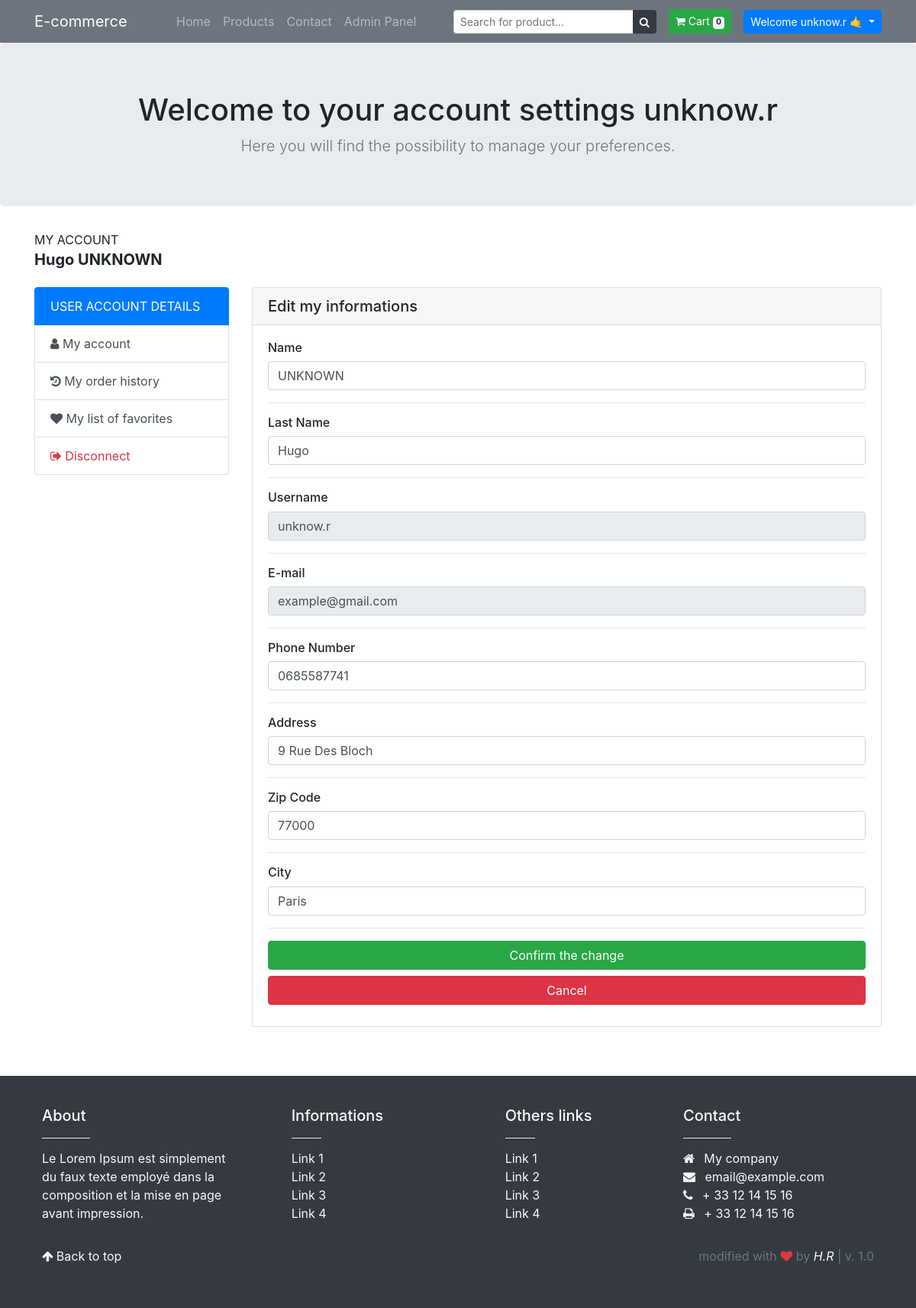
Page /index.php?controller=Utilisateur&action=showEditUser (signed in) on the committed database.
### tables this page shows
CREATE TABLE IF NOT EXISTS `utilisateur` (
  `idUtilisateur` int(11) NOT NULL AUTO_INCREMENT,
  `loginUtilisateur` varchar(50) DEFAULT NULL,
  `passUtilisateur` varchar(50) DEFAULT NULL,
  `nomUtilisateur` varchar(100) DEFAULT NULL,
  `prenomUtilisateur` varchar(100) DEFAULT NULL,
  `emailUtilisateur` varchar(150) DEFAULT NULL,
  `telUtilisateur` varchar(50) DEFAULT NULL,
  `adresseRueUtilisateur` varchar(100) DEFAULT NULL,
  `adresseCpUtilisateur` int(11) DEFAULT NULL,
  `adresseVilleUtilisateur` varchar(100) DEFAULT NULL,
  `adresseIpUtilisateur` varchar(50) DEFAULT NULL,
  `isAdmin` bit(1) NOT NULL DEFAULT b'0',
  `otpCode` int(11) DEFAULT '0',
  `isSubcribed` int(11) DEFAULT NULL,
  PRIMARY KEY (`idUtilisateur`)
);

### application/modeles/modelePDO.class.php (called while the page is built, shortened)
<?php
class ModelePDO {
    protected static $serveur = MySqlConfig::SERVEUR;
    protected static $base = MySqlConfig::BASE;
    protected static $utilisateur = MySqlConfig::UTILISATEUR;
    protected static $passe = MySqlConfig::MOT_DE_PASSE;
    protected static $pdoCnxBase = null;
    protected static $pdoStResults = null;
    protected static $requete = "";
    protected static $resultat = null;
    protected static function seConnecter() {
        if (!isset(self::$pdoCnxBase)) {
            try {
                self::$pdoCnxBase = new PDO('mysql:host=' . self::$serveur . ';dbname=' . self::$base, self::$utilisateur, self::$passe);
                self::$pdoCnxBase->setAttribute(PDO::ATTR_ERRMODE, PDO::ERRMODE_EXCEPTION);
                self::$pdoCnxBase->setAttribute(PDO::ATTR_DEFAULT_FETCH_MODE, PDO::FETCH_OBJ);
                self::$pdoCnxBase->query("SET CHARACTER SET utf8");
            } catch (Exception $e) {
                echo 'Erreur : ' . $e->getMessage() . '<br />';
                echo 'Code : ' . $e->getCode();
            }
        }
    }
    public static function requeteSelect($champs, $tables, $conditions = null) {
        self::$requete = "SELECT " . $champs . " FROM " . $tables;
        if ($conditions != null) {
            self::$requete .= " WHERE " . $conditions;
        }
        self::$pdoStResults = self::$pdoCnxBase->prepare(self::$requete);
        self::$pdoStResults->execute();
        self::$resultat = self::$pdoStResults->fetchAll(PDO::FETCH_OBJ);
        return self::$resultat;
    }
}
?>

### application/modeles/gestion_boutique.class.php (called while the page is built, shortened)
<?php
require_once 'modelePDO.class.php';
class GestionBoutique extends ModelePDO {
    public static function getDetailsUtilisateur($loginUtilisateur) {
        return self::requeteSelect("*", "utilisateur", "loginUtilisateur = '$loginUtilisateur'");
    }
}
?>

### application/vues/partie_utilisateur/v_edit_user.inc.php (the view)
<section class="jumbotron text-center">
    <div class="container">
        <h1 class="jumbotron-heading">Welcome to your account settings <?= $_SESSION['login_username']; ?></h1>
        <p class="lead text-muted mb-0">Here you will find the possibility to manage your preferences.</p>
    </div>
</section>
<div class="container">
    <div class="row">
        <div class="col-lg-4 col-md-4 col-sm-6">
            <p class="text-uppercase" style="margin-bottom: 2px !important;">My account</p>
            <h5 class="font-weight-bold mb-4"><?= VariablesGlobales::$theUser[0]->prenomUtilisateur . " " . VariablesGlobales::$theUser[0]->nomUtilisateur; ?></h5>
        </div>
    </div>
    <div class="row">
        <div class="col-lg-3 col-md-3 col-sm-6 mb-3">
            <div class="list-group">
                <a href="#" class="list-group-item list-group-item-action active text-white text-uppercase">
                    User account details
                </a>
                <a href="index.php?controller=Utilisateur&action=ShowIndexUser" class="list-group-item list-group-item-action"><i class="fa fa-user"></i>&nbsp;My account</a>
                <a href="index.php?controller=Utilisateur&action=showOrderHistoryUser" class="list-group-item list-group-item-action"><i class="fa fa-history"></i>&nbsp;My order history</a>
                <a href="index.php?controller=Utilisateur&action=showFavoriteProductUser" class="list-group-item list-group-item-action"><i class="fa fa-heart"></i>&nbsp;My list of favorites</a>
                <a href="index.php?controller=Identification&action=logOff" class="list-group-item list-group-item-action text-danger"><i class="fa fa-sign-out"></i>&nbsp;Disconnect</a>
            </div>
        </div>
        <div class="col-lg-9 col-md-9 col-sm-6 mb-3">
            <div class="card mb-5">
                <h5 class="card-header">Edit my informations</h5>
                <div class="card-body">
                    <form data-toggle="validator" role="form" method="POST" action="index.php?controller=Utilisateur&action=editUser">
                        <h6>Name</h6>
                        <div class="input-group mb-3">
                            <input type="text" class="form-control" name="edit_name" value="<?= VariablesGlobales::$theUser[0]->nomUtilisateur ;?>" required>
                        </div>
                        <hr>
                        <h6>Last Name</h6>
                        <div class="input-group mb-3">
                            <input type="text" class="form-control" name="edit_last_name" value="<?= VariablesGlobales::$theUser[0]->prenomUtilisateur ;?>" required>
                        </div>
                        <hr>
                        <h6>Username</h6>
                        <div class="input-group mb-3">
                            <input type="text" class="form-control" name="edit_username" value="<?= VariablesGlobales::$theUser[0]->loginUtilisateur ;?>" readonly>
                        </div>
                        <hr>
                        <h6>E-mail</h6>
                        <div class="input-group mb-3">
                            <input type="text" class="form-control" name="edit_email" value="<?= VariablesGlobales::$theUser[0]->emailUtilisateur ;?>" readonly>
                        </div>
                        <hr>
                        <h6>Phone Number</h6>
                        <div class="input-group mb-3">
                            <input type="text" class="form-control" name="edit_phone_number" value="<?= VariablesGlobales::$theUser[0]->telUtilisateur ;?>" required>
                        </div>
                        <hr>
                        <h6>Address</h6>
                        <div class="input-group mb-3">
                            <input type="text" class="form-control" name="edit_address" value="<?= VariablesGlobales::$theUser[0]->adresseRueUtilisateur ;?>" required>
                        </div>
                        <hr>
                        <h6>Zip Code</h6>
                        <div class="input-group mb-3">
                            <input type="text" class="form-control" name="edit_zip_code" value="<?= VariablesGlobales::$theUser[0]->adresseCpUtilisateur ;?>" required>
                        </div>
                        <hr>
                        <h6>City</h6>
                        <div class="input-group mb-3">
                            <input type="text" class="form-control" name="edit_city" value="<?= VariablesGlobales::$theUser[0]->adresseVilleUtilisateur ;?>" required>
                        </div>
                        <hr>
                        <input type="submit" class="btn btn-success btn-block mb-2" value="Confirm the change" name="submit">
                        <a href="index.php?controller=Utilisateur&action=ShowIndexUser" class="btn btn-danger btn-block mb-2">Cancel</a>
                    </form>
                </div>
            </div>
        </div>
    </div>
</div>

### public/styles/style.css (style rules this page uses)
html { scroll-behavior: smooth; }

### rows in the picture
utilisateur: prenomUtilisateur "Hugo", nomUtilisateur "UNKNOWN", edit_name "UNKNOWN", edit_last_name "Hugo", edit_username "unknow.r", edit_email "example@gmail.com", edit_phone_number "0685587741", edit_address "9 Rue Des Bloch", edit_zip_code "77000", edit_city "Paris"

### other values in the picture
GestionPanier::getNbProducts() "0"
$_SESSION['login_username'] "unknow.r"
